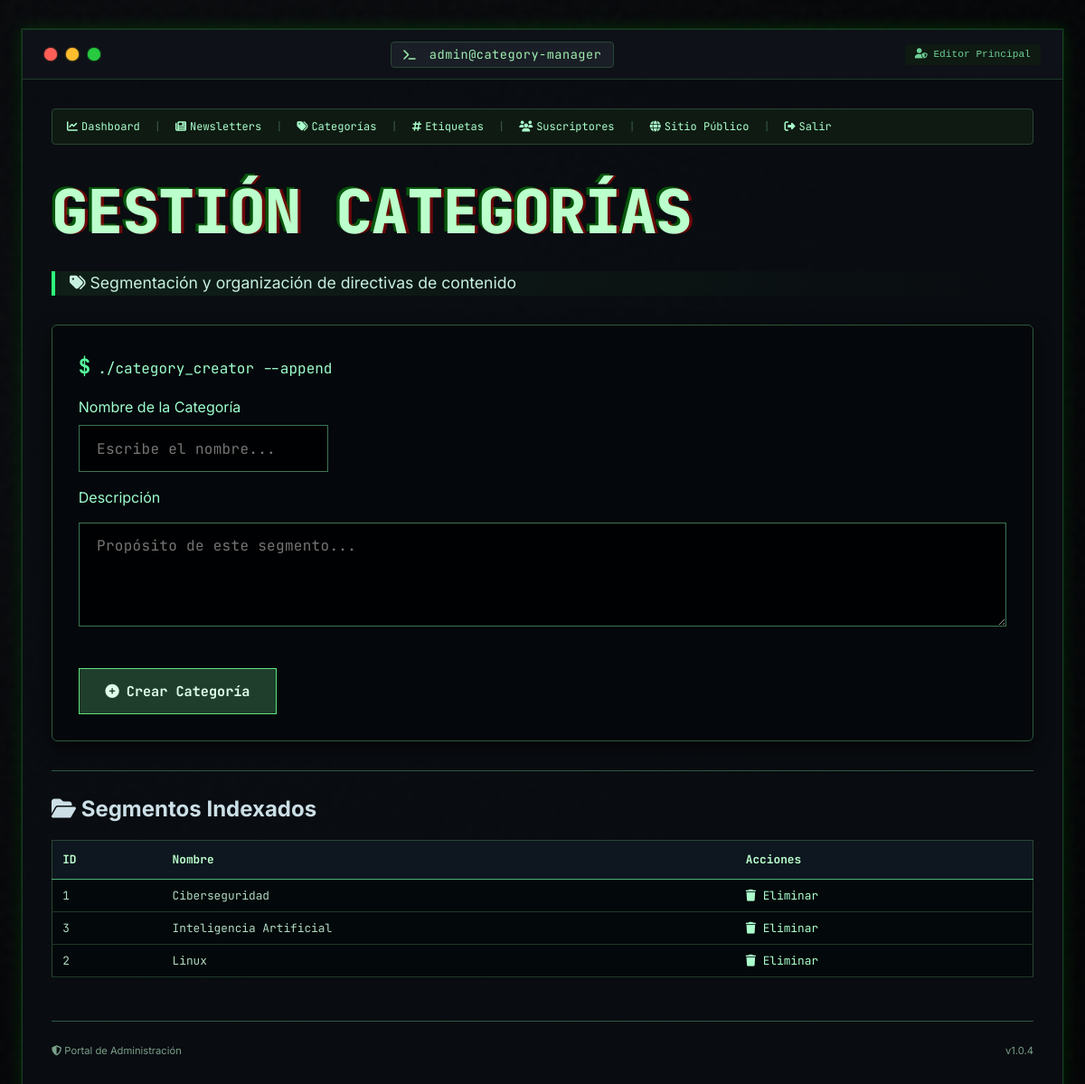
/admin/categorias.php (signed in), run on the app's committed database.
### tables this page shows
CREATE TABLE categorias (
    id INT AUTO_INCREMENT PRIMARY KEY,
    nombre VARCHAR(100) NOT NULL UNIQUE,
    descripcion TEXT
);

### src/includes/sql.php (called while the page is built, shortened)
<?php
function obtenerCategorias(PDO $pdo): array
{
    $stmt = $pdo->query("
        SELECT *
        FROM categorias
        ORDER BY nombre
    ");
    return $stmt->fetchAll(PDO::FETCH_ASSOC);
}

### src/admin/categorias.php (the view, shortened to what this page needs)
<?php
require_once '../includes/conexion.php';
require_once '../includes/sql.php';
$categorias = obtenerCategorias($pdo);
?>
<!DOCTYPE html>
<html lang="es">
<head>
    <link rel="stylesheet" href="../assets/css/style.css">
    <link rel="stylesheet" href="https://cdnjs.cloudflare.com/ajax/libs/font-awesome/6.5.2/css/all.min.css">
</head>
<body>
    <div class="terminal-window">
        <div class="term-bar">
            <div class="term-buttons">
                <span class="term-btn red"></span>
                <span class="term-btn yellow"></span>
                <span class="term-btn green"></span>
            </div>
            <div class="term-title">
                <i class="fas fa-terminal"></i> admin@category-manager
            </div>
            <div class="term-status">
                <i class="fas fa-user-shield"></i> <?= htmlspecialchars($_SESSION['usuario_nombre'] ?? 'Admin') ?>
            </div>
        </div>
        <div class="term-content">
            <div class="admin-nav">
                <a href="dashboard.php"><i class="fas fa-chart-line"></i> Dashboard</a>
                <span class="sep">|</span>
                <a href="newsletters.php"><i class="fas fa-newspaper"></i> Newsletters</a>
                <span class="sep">|</span>
                <a href="categorias.php"><i class="fas fa-tags"></i> Categorías</a>
                <span class="sep">|</span>
                <a href="etiquetas.php"><i class="fas fa-hashtag"></i> Etiquetas</a>
                <span class="sep">|</span>
                <a href="subscribers.php"><i class="fas fa-users"></i> Suscriptores</a>
                <span class="sep">|</span>
                <a href="../index.php"><i class="fas fa-globe"></i> Sitio Público</a>
                <span class="sep">|</span>
                <a href="logout.php"><i class="fas fa-sign-out-alt"></i> Salir</a>
            </div>
            <div class="glitch-wrapper">
                <h1 class="glitch">Gestión Categorías</h1>
            </div>
            <div class="tagline">
                <i class="fas fa-tags"></i> Segmentación y organización de directivas de contenido
            </div>
            <div class="hacker-card">
                <form method="POST">
                    <div class="prompt-line">
                        <span class="dollar">$</span>
                        <span class="cmd-text">./category_creator --append</span>
                    </div>
                    <p>Nombre de la Categoría</p>
                    <input
                        type="text"
                        name="nombre"
                        placeholder="Escribe el nombre..."
                        class="terminal-input"
                        required>
                    <p>Descripción</p>
                    <textarea
                        name="descripcion"
                        placeholder="Propósito de este segmento..."
                        class="terminal-textarea"
                        rows="4"></textarea>
                    <br><br>
                    <button type="submit" class="terminal-btn">
                        <i class="fas fa-plus-circle"></i> Crear Categoría
                    </button>
                </form>
            </div>
            <hr>
            <h2><i class="fas fa-folder-open"></i> Segmentos Indexados</h2>
            <table>
                <tr>
                    <th>ID</th>
                    <th>Nombre</th>
                    <th>Acciones</th>
                </tr>
                <?php foreach($categorias as $cat): ?>
                <tr>
                    <td><?= $cat['id'] ?></td>
                    <td><?= htmlspecialchars($cat['nombre']) ?></td>
                    <td>
                        <a href="?delete=<?= $cat['id'] ?>" class="delete-link" onclick="return confirm('¿Eliminar categoría?')">
                            <i class="fas fa-trash"></i> Eliminar
                        </a>
                    </td>
                </tr>
                <?php endforeach; ?>
            </table>
            <div class="footer">
                <span><i class="fas fa-shield-alt"></i> Portal de Administración</span>
                <span>v1.0.4</span>
            </div>
        </div>
    </div>
</body>
</html>

### data on the page
categorias: id "1", nombre "Ciberseguridad"
categorias: id "3", nombre "Inteligencia Artificial"
categorias: id "2", nombre "Linux"

### other printed values
$_SESSION['usuario_nombre'] "Editor Principal"
